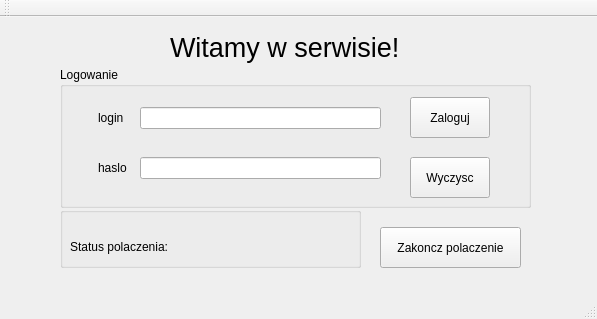
<?xml version="1.0" encoding="UTF-8"?>
<ui version="4.0">
 <class>MainWindow</class>
 <widget class="QMainWindow" name="MainWindow">
  <property name="geometry">
   <rect>
    <x>0</x>
    <y>0</y>
    <width>597</width>
    <height>319</height>
   </rect>
  </property>
  <property name="windowTitle">
   <string>MainWindow</string>
  </property>
  <widget class="QWidget" name="centralWidget">
   <widget class="QLabel" name="label">
    <property name="geometry">
     <rect>
      <x>170</x>
      <y>0</y>
      <width>301</width>
      <height>61</height>
     </rect>
    </property>
    <property name="font">
     <font>
      <pointsize>20</pointsize>
     </font>
    </property>
    <property name="text">
     <string>Witamy w serwisie!</string>
    </property>
   </widget>
   <widget class="QLineEdit" name="line_login">
    <property name="geometry">
     <rect>
      <x>140</x>
      <y>90</y>
      <width>241</width>
      <height>22</height>
     </rect>
    </property>
    <property name="text">
     <string/>
    </property>
   </widget>
   <widget class="QLabel" name="label_2">
    <property name="geometry">
     <rect>
      <x>98</x>
      <y>90</y>
      <width>61</width>
      <height>21</height>
     </rect>
    </property>
    <property name="text">
     <string>login</string>
    </property>
   </widget>
   <widget class="QLabel" name="label_3">
    <property name="geometry">
     <rect>
      <x>98</x>
      <y>140</y>
      <width>61</width>
      <height>21</height>
     </rect>
    </property>
    <property name="text">
     <string>haslo</string>
    </property>
   </widget>
   <widget class="QLineEdit" name="line_haslo">
    <property name="geometry">
     <rect>
      <x>140</x>
      <y>140</y>
      <width>241</width>
      <height>22</height>
     </rect>
    </property>
    <property name="echoMode">
     <enum>QLineEdit::Password</enum>
    </property>
   </widget>
   <widget class="QPushButton" name="zamknij_button">
    <property name="geometry">
     <rect>
      <x>380</x>
      <y>210</y>
      <width>141</width>
      <height>41</height>
     </rect>
    </property>
    <property name="text">
     <string>Zakoncz polaczenie</string>
    </property>
   </widget>
   <widget class="QGroupBox" name="groupBox">
    <property name="geometry">
     <rect>
      <x>60</x>
      <y>50</y>
      <width>471</width>
      <height>141</height>
     </rect>
    </property>
    <property name="title">
     <string>Logowanie</string>
    </property>
    <widget class="QPushButton" name="zaloguj_button">
     <property name="geometry">
      <rect>
       <x>350</x>
       <y>30</y>
       <width>80</width>
       <height>41</height>
      </rect>
     </property>
     <property name="text">
      <string>Zaloguj</string>
     </property>
    </widget>
    <widget class="QPushButton" name="wyczysc_button">
     <property name="geometry">
      <rect>
       <x>350</x>
       <y>90</y>
       <width>80</width>
       <height>41</height>
      </rect>
     </property>
     <property name="text">
      <string>Wyczysc</string>
     </property>
    </widget>
   </widget>
   <widget class="QGroupBox" name="groupBox_2">
    <property name="geometry">
     <rect>
      <x>60</x>
      <y>190</y>
      <width>301</width>
      <height>61</height>
     </rect>
    </property>
    <property name="title">
     <string/>
    </property>
    <widget class="QLabel" name="status_label">
     <property name="geometry">
      <rect>
       <x>10</x>
       <y>30</y>
       <width>281</width>
       <height>20</height>
      </rect>
     </property>
     <property name="text">
      <string>Status polaczenia:</string>
     </property>
    </widget>
   </widget>
   <zorder>groupBox</zorder>
   <zorder>label</zorder>
   <zorder>line_login</zorder>
   <zorder>label_2</zorder>
   <zorder>label_3</zorder>
   <zorder>line_haslo</zorder>
   <zorder>zamknij_button</zorder>
   <zorder>groupBox_2</zorder>
  </widget>
  <widget class="QMenuBar" name="menuBar">
   <property name="geometry">
    <rect>
     <x>0</x>
     <y>0</y>
     <width>597</width>
     <height>19</height>
    </rect>
   </property>
  </widget>
  <widget class="QToolBar" name="mainToolBar">
   <attribute name="toolBarArea">
    <enum>TopToolBarArea</enum>
   </attribute>
   <attribute name="toolBarBreak">
    <bool>false</bool>
   </attribute>
  </widget>
  <widget class="QStatusBar" name="statusBar"/>
 </widget>
 <layoutdefault spacing="6" margin="11"/>
 <resources/>
 <connections/>
</ui>
